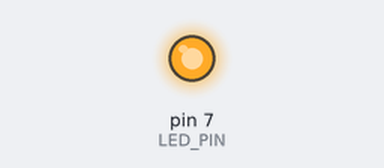
Bench run of a sketch on a simulated Arduino Uno, built with avr-gcc and run on an emulated ATmega328P. Shown: output pins drawn as LEDs (lit = HIGH). At 2.0 s the program stops and its outputs stay as they are.

Above: at 0.5 s.
At 1.85 s:
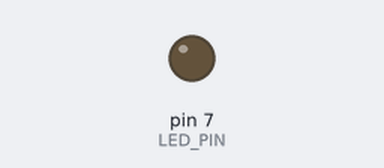
Timing chart, 0 to 3.0 s (numbered marks = the images above):
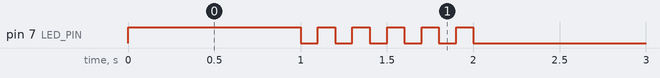

The sketch:

05_practice_2.ino.ino
```cpp
#define LED_PIN 7      // GPIO 7번
#define BLINKS 5       // 깜빡임 횟수

void setup() {
  pinMode(LED_PIN, OUTPUT);
}

void loop() {
  // 0~1초: LED 켜기
  digitalWrite(LED_PIN, HIGH);
  delay(1000);

  // 1~2초: LED 5회 깜빡임 (200ms 주기)
  int period = 1000 / BLINKS;    // 200ms
  int halfPeriod = period / 2;   // 100ms
  for (int i = 0; i < BLINKS; i++) {
    digitalWrite(LED_PIN, LOW);  // LED 끔
    delay(halfPeriod);
    digitalWrite(LED_PIN, HIGH); // LED 켬
    delay(halfPeriod);
  }

  // LED 끄고 무한 루프 상태에서 종료
  digitalWrite(LED_PIN, LOW);
  while (true) {
    // 무한 대기 (종료 상태)
  }
}
```

Measured:
- by itself, pin 7 (LED_PIN): repeats every 0.20 s: LOW 0.10 s, HIGH 0.10 s, until it stays LOW from 2.0 s
